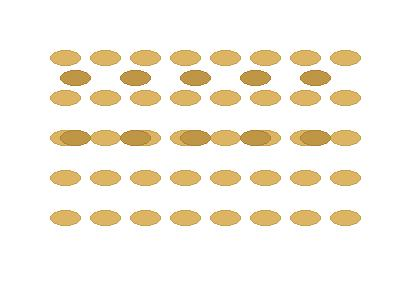

Generate this figure with Python:
"""
Create a sample wheat image for testing.
"""

from PIL import Image, ImageDraw
import os

def create_wheat_sample():
    """Create a sample wheat image."""
    # Create directory if it doesn't exist
    os.makedirs("assets/samples", exist_ok=True)
    
    # Create a new image with white background
    img = Image.new('RGB', (400, 300), color=(255, 255, 255))
    draw = ImageDraw.Draw(img)
    
    # Draw wheat grains
    wheat_color = (220, 180, 100)
    
    # Draw multiple grains
    for i in range(40):
        x = 50 + (i % 8) * 40
        y = 50 + (i // 8) * 40
        
        # Draw a grain (oval)
        draw.ellipse((x, y, x + 30, y + 15), fill=wheat_color, outline=(200, 160, 80))
    
    # Add some shading
    for i in range(10):
        x = 60 + (i % 5) * 60
        y = 70 + (i // 5) * 60
        
        # Draw a slightly darker grain
        darker = (190, 150, 70)
        draw.ellipse((x, y, x + 30, y + 15), fill=darker, outline=(170, 130, 50))
    
    # Save the image
    output_path = "assets/samples/wheat_sample.jpg"
    img.save(output_path)
    print(f"Created wheat sample at {output_path}")
    return output_path

if __name__ == "__main__":
    create_wheat_sample()